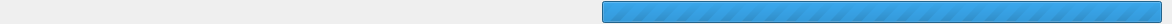
<?xml version="1.0" encoding="UTF-8"?>
<ui version="4.0">
 <class>StatusBarWidget</class>
 <widget class="QWidget" name="StatusBarWidget">
  <property name="geometry">
   <rect>
    <x>0</x>
    <y>0</y>
    <width>1172</width>
    <height>24</height>
   </rect>
  </property>
  <property name="minimumSize">
   <size>
    <width>0</width>
    <height>24</height>
   </size>
  </property>
  <property name="maximumSize">
   <size>
    <width>16777215</width>
    <height>24</height>
   </size>
  </property>
  <property name="windowTitle">
   <string>Form</string>
  </property>
  <property name="styleSheet">
   <string notr="true">QToolButton{
	background-color:  rgba( 0, 0, 0, 0 );
	border: 1px solid  rgba( 0, 0, 0, 0 );
	margin: 0, 0, 0, 0;
	padding: 0, 0, 0, 0, ;
}
QToolButton:hover{
	background-color: rgba( 0, 0, 0, 30 );
}


 QComboBox {
    /* padding: 1px 1px 1px 1px;
    min-width: 6em;*/
	background-color: rgba( 0,0,0,0 );
	color: black;
 }

 QComboBox:editable {
 }

 QComboBox:!editable, QComboBox::drop-down:editable {
	background-color: qlineargradient(x1: 0, y1: 0, x2: 0, y2: 1,
                                  stop: 0 #E1E1E1, stop: 0.4 #DDDDDD,
                                  stop: 0.5 #D8D8D8, stop: 1.0 #D3D3D3);
 }

 /* QComboBox gets the &quot;on&quot; state when the popup is open */
 QComboBox:!editable:on, QComboBox::drop-down:editable:on {
     background: qlineargradient(x1: 0, y1: 0, x2: 0, y2: 1,
                                 stop: 0 #D3D3D3, stop: 0.4 #D8D8D8,
                                 stop: 0.5 #DDDDDD, stop: 1.0 #E1E1E1);
 }

 QComboBox:on { /* shift the text when the popup opens */
 }

 QComboBox::drop-down {
     subcontrol-origin: padding;
     subcontrol-position: top right;
    /* width: 16px;*/
     border-top-right-radius: 2px;
     border-bottom-right-radius: 2px;
 }

 QComboBox::down-arrow {
     image: url(&quot;:/Images/Arrow.png&quot;);
 }

 QComboBox::down-arrow:on { /* shift the arrow when popup is open */
     top: 0px;
     left: 0px;
 }
QComboBox::icon{
	border: 1px solid rgba( 0, 0, 0, 0 );
}

QWidget#label_values_ {
	background-color: rgba(50, 50, 50, 30 );
	border-radius: 3px;
    border: 1px solid  rgb( 150, 150, 150 );
}

QWidget#actives_{
	background-color: rgba(50, 50, 50, 30 );
	border-radius: 3px;
    border: 1px solid  rgb( 150, 150, 150 );
}

QFrame#line{
	background-color: rgb(150,150,150);
}

</string>
  </property>
  <layout class="QHBoxLayout" name="horizontalLayout_11">
   <property name="leftMargin">
    <number>0</number>
   </property>
   <property name="topMargin">
    <number>0</number>
   </property>
   <property name="rightMargin">
    <number>0</number>
   </property>
   <property name="bottomMargin">
    <number>0</number>
   </property>
   <item>
    <widget class="QWidget" name="log_button_panel" native="true">
     <property name="sizePolicy">
      <sizepolicy hsizetype="Fixed" vsizetype="Fixed">
       <horstretch>0</horstretch>
       <verstretch>0</verstretch>
      </sizepolicy>
     </property>
     <property name="minimumSize">
      <size>
       <width>20</width>
       <height>20</height>
      </size>
     </property>
     <property name="maximumSize">
      <size>
       <width>20</width>
       <height>20</height>
      </size>
     </property>
     <property name="font">
      <font/>
     </property>
     <layout class="QHBoxLayout" name="horizontalLayout_8">
      <property name="spacing">
       <number>0</number>
      </property>
      <property name="leftMargin">
       <number>0</number>
      </property>
      <property name="topMargin">
       <number>0</number>
      </property>
      <property name="rightMargin">
       <number>0</number>
      </property>
      <property name="bottomMargin">
       <number>0</number>
      </property>
      <item>
       <widget class="QToolButton" name="log_button">
        <property name="minimumSize">
         <size>
          <width>20</width>
          <height>20</height>
         </size>
        </property>
        <property name="maximumSize">
         <size>
          <width>20</width>
          <height>20</height>
         </size>
        </property>
        <property name="font">
         <font/>
        </property>
        <property name="toolTip">
         <string>Open/close the message dialog window</string>
        </property>
        <property name="text">
         <string/>
        </property>
        <property name="icon">
         <iconset resource="../Resources/ShapeWorksStudio.qrc">
          <normaloff>:/Studio/Images/log_normal.png</normaloff>:/Studio/Images/log_normal.png</iconset>
        </property>
        <property name="checkable">
         <bool>true</bool>
        </property>
        <property name="checked">
         <bool>false</bool>
        </property>
        <property name="popupMode">
         <enum>QToolButton::DelayedPopup</enum>
        </property>
       </widget>
      </item>
     </layout>
    </widget>
   </item>
   <item>
    <widget class="QWidget" name="message_panel" native="true">
     <property name="sizePolicy">
      <sizepolicy hsizetype="MinimumExpanding" vsizetype="Preferred">
       <horstretch>0</horstretch>
       <verstretch>0</verstretch>
      </sizepolicy>
     </property>
     <property name="minimumSize">
      <size>
       <width>0</width>
       <height>20</height>
      </size>
     </property>
     <property name="maximumSize">
      <size>
       <width>16777215</width>
       <height>20</height>
      </size>
     </property>
     <property name="font">
      <font/>
     </property>
     <layout class="QHBoxLayout" name="horizontalLayout_12">
      <property name="spacing">
       <number>0</number>
      </property>
      <property name="leftMargin">
       <number>4</number>
      </property>
      <property name="topMargin">
       <number>0</number>
      </property>
      <property name="rightMargin">
       <number>4</number>
      </property>
      <property name="bottomMargin">
       <number>0</number>
      </property>
      <item>
       <widget class="QWidget" name="message_widget" native="true">
        <property name="sizePolicy">
         <sizepolicy hsizetype="MinimumExpanding" vsizetype="Preferred">
          <horstretch>0</horstretch>
          <verstretch>0</verstretch>
         </sizepolicy>
        </property>
        <property name="minimumSize">
         <size>
          <width>0</width>
          <height>20</height>
         </size>
        </property>
        <property name="maximumSize">
         <size>
          <width>16777215</width>
          <height>20</height>
         </size>
        </property>
        <layout class="QHBoxLayout" name="horizontalLayout_6">
         <property name="spacing">
          <number>0</number>
         </property>
         <property name="leftMargin">
          <number>0</number>
         </property>
         <property name="topMargin">
          <number>0</number>
         </property>
         <property name="rightMargin">
          <number>0</number>
         </property>
         <property name="bottomMargin">
          <number>0</number>
         </property>
         <item>
          <widget class="QLabel" name="message">
           <property name="sizePolicy">
            <sizepolicy hsizetype="Expanding" vsizetype="Preferred">
             <horstretch>1</horstretch>
             <verstretch>0</verstretch>
            </sizepolicy>
           </property>
           <property name="minimumSize">
            <size>
             <width>0</width>
             <height>20</height>
            </size>
           </property>
           <property name="maximumSize">
            <size>
             <width>16777215</width>
             <height>20</height>
            </size>
           </property>
           <property name="text">
            <string/>
           </property>
          </widget>
         </item>
        </layout>
       </widget>
      </item>
     </layout>
    </widget>
   </item>
   <item>
    <widget class="QWidget" name="progress_bar_panel" native="true">
     <property name="minimumSize">
      <size>
       <width>20</width>
       <height>20</height>
      </size>
     </property>
     <layout class="QHBoxLayout" name="horizontalLayout_13">
      <property name="spacing">
       <number>0</number>
      </property>
      <property name="leftMargin">
       <number>0</number>
      </property>
      <property name="topMargin">
       <number>0</number>
      </property>
      <property name="rightMargin">
       <number>0</number>
      </property>
      <property name="bottomMargin">
       <number>0</number>
      </property>
      <item>
       <widget class="QProgressBar" name="progress_bar">
        <property name="sizePolicy">
         <sizepolicy hsizetype="Expanding" vsizetype="Fixed">
          <horstretch>0</horstretch>
          <verstretch>0</verstretch>
         </sizepolicy>
        </property>
        <property name="maximum">
         <number>0</number>
        </property>
        <property name="value">
         <number>-1</number>
        </property>
        <property name="textVisible">
         <bool>false</bool>
        </property>
       </widget>
      </item>
      <item>
       <spacer name="horizontalSpacer">
        <property name="orientation">
         <enum>Qt::Horizontal</enum>
        </property>
        <property name="sizeType">
         <enum>QSizePolicy::Fixed</enum>
        </property>
        <property name="sizeHint" stdset="0">
         <size>
          <width>10</width>
          <height>20</height>
         </size>
        </property>
       </spacer>
      </item>
     </layout>
    </widget>
   </item>
  </layout>
 </widget>
 <resources>
  <include location="../Resources/ShapeWorksStudio.qrc"/>
 </resources>
 <connections/>
</ui>
